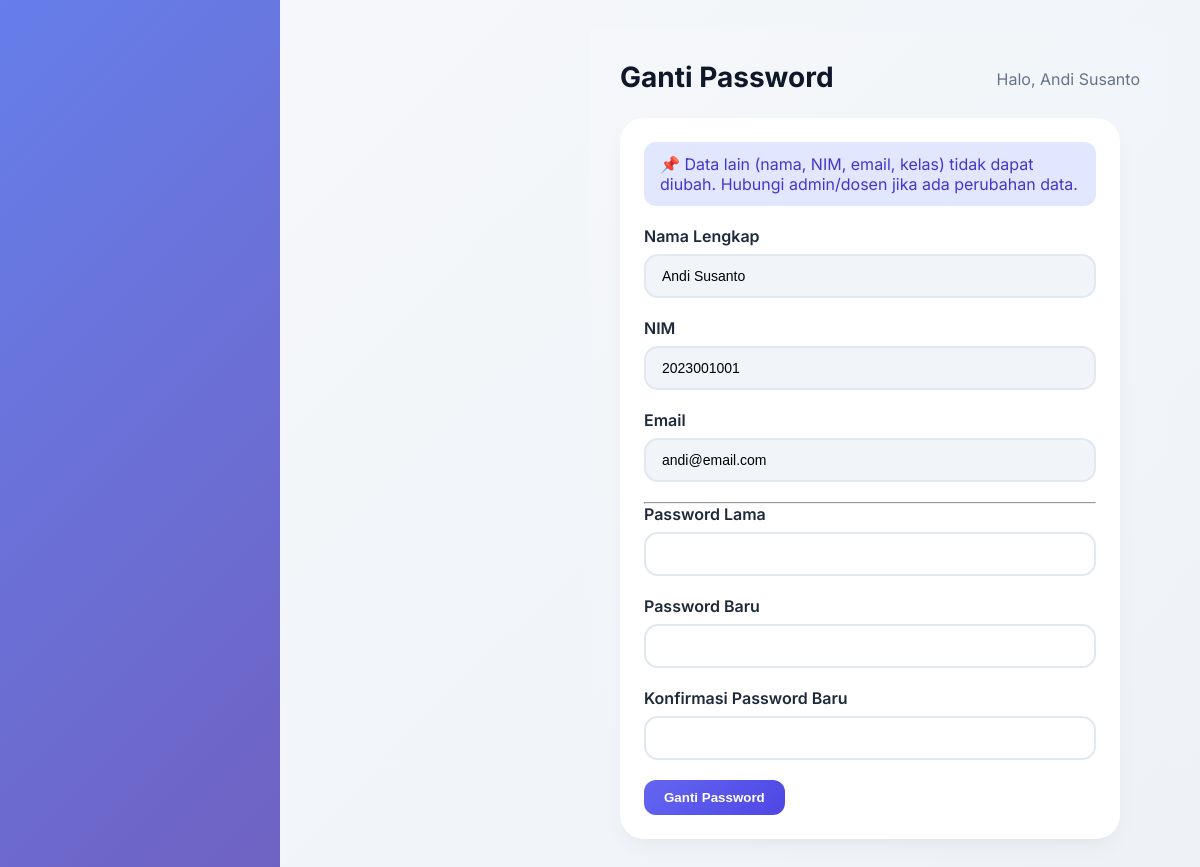
/mahasiswa/profil.php (signed in), run on the app's committed database.
### tables this page shows
CREATE TABLE `users` (
  `id` int(11) NOT NULL AUTO_INCREMENT,
  `username` varchar(50) NOT NULL,
  `password` varchar(255) NOT NULL,
  `role` enum('admin','dosen','mahasiswa') NOT NULL,
  `nama_lengkap` varchar(100) NOT NULL,
  `email` varchar(100) DEFAULT NULL,
  `nim_nip` varchar(30) DEFAULT NULL,
  `created_at` timestamp NOT NULL DEFAULT current_timestamp(),
  PRIMARY KEY (`id`),
  UNIQUE KEY `username` (`username`)
);

### mahasiswa/profil.php (the view, shortened to what this page needs)
<?php
include '../config/database.php';
$user_id = $_SESSION['user_id'];
$user = mysqli_fetch_assoc(mysqli_query($conn, "SELECT * FROM users WHERE id=$user_id"));
include '../includes/header.php';
?>
<div class="page-header">
    <h1 class="page-title">Ganti Password</h1>
    <p class="page-subtitle">Halo, <?= $_SESSION['nama'] ?></p>
</div>
<div class="card-modern" style="max-width:500px">
    <div class="alert info">
        📌 Data lain (nama, NIM, email, kelas) tidak dapat diubah. Hubungi admin/dosen jika ada perubahan data.
    </div>
    <form method="POST">
        <div class="form-group">
            <label>Nama Lengkap</label>
            <input type="text" class="form-control" value="<?= htmlspecialchars($user['nama_lengkap']) ?>" readonly>
        </div>
        <div class="form-group">
            <label>NIM</label>
            <input type="text" class="form-control" value="<?= htmlspecialchars($user['nim_nip']) ?>" readonly>
        </div>
        <div class="form-group">
            <label>Email</label>
            <input type="text" class="form-control" value="<?= htmlspecialchars($user['email']) ?>" readonly>
        </div>
        <hr>
        <div class="form-group">
            <label>Password Lama</label>
            <input type="password" name="password_lama" class="form-control" required>
        </div>
        <div class="form-group">
            <label>Password Baru</label>
            <input type="password" name="password_baru" class="form-control" required>
        </div>
        <div class="form-group">
            <label>Konfirmasi Password Baru</label>
            <input type="password" name="konfirmasi" class="form-control" required>
        </div>
        <button type="submit" name="ganti_password" class="btn-primary">Ganti Password</button>
    </form>
</div>
<?php include '../includes/footer.php'; ?>

### includes/header.php (style rules this page uses)
* { margin: 0; padding: 0; box-sizing: border-box; }
body { font-family: 'Inter', sans-serif; background: linear-gradient(135deg, #667eea 0%, #764ba2 100%); min-height: 100vh; }
.card-modern { background: white; border-radius: 24px; padding: 24px; box-shadow: 0 10px 25px -5px rgba(0,0,0,0.05), 0 8px 10px -6px rgba(0,0,0,0.02); transition: transform 0.2s ease, box-shadow 0.2s ease; }
.btn-primary { background: linear-gradient(135deg, #6366f1, #4f46e5); border: none; padding: 10px 20px; border-radius: 12px; color: white; font-weight: 600; cursor: pointer; transition: all 0.3s ease; text-decoration: none; display: inline-block; }
.form-group { margin-bottom: 20px; }
.form-group label { display: block; font-weight: 600; margin-bottom: 8px; color: #1e293b; }
.form-control { width: 100%; padding: 12px 16px; border: 2px solid #e2e8f0; border-radius: 14px; font-size: 14px; transition: all 0.3s ease; }
.form-control[readonly] { background: #f1f5f9; cursor: not-allowed; }
.page-header { display: flex; justify-content: space-between; align-items: center; margin-bottom: 24px; flex-wrap: wrap; }
.page-title { font-size: 28px; font-weight: 700; color: #0f172a; }
.page-subtitle { color: #64748b; margin-top: 4px; }
.alert { padding: 12px 16px; border-radius: 12px; margin-bottom: 20px; }
.alert.info { background: #e0e7ff; color: #4338ca; }

### includes/navbar.php (style rules this page uses)
* { margin: 0; padding: 0; box-sizing: border-box; }
body { font-family: 'Inter', sans-serif; background: linear-gradient(135deg, #667eea 0%, #764ba2 100%); min-height: 100vh; }
.card-modern { background: white; border-radius: 24px; padding: 24px; box-shadow: 0 10px 25px -5px rgba(0,0,0,0.05), 0 8px 10px -6px rgba(0,0,0,0.02); transition: transform 0.2s ease, box-shadow 0.2s ease; }
.btn-primary { background: linear-gradient(135deg, #6366f1, #4f46e5); border: none; padding: 10px 20px; border-radius: 12px; color: white; font-weight: 600; cursor: pointer; transition: all 0.3s ease; text-decoration: none; display: inline-block; }
.form-group { margin-bottom: 20px; }
.form-group label { display: block; font-weight: 600; margin-bottom: 8px; color: #1e293b; }
.form-control { width: 100%; padding: 12px 16px; border: 2px solid #e2e8f0; border-radius: 14px; font-size: 14px; transition: all 0.3s ease; }
.page-header { display: flex; justify-content: space-between; align-items: center; margin-bottom: 24px; flex-wrap: wrap; }
.page-title { font-size: 28px; font-weight: 700; color: #0f172a; }
.page-subtitle { color: #64748b; margin-top: 4px; }
.alert { padding: 12px 16px; border-radius: 12px; margin-bottom: 20px; }
.alert.info { background: #e0e7ff; color: #4338ca; }

### data on the page
users: nama_lengkap "Andi Susanto", nim_nip "2023001001", email "andi@email.com"

### other printed values
$_SESSION['nama'] "Andi Susanto"
